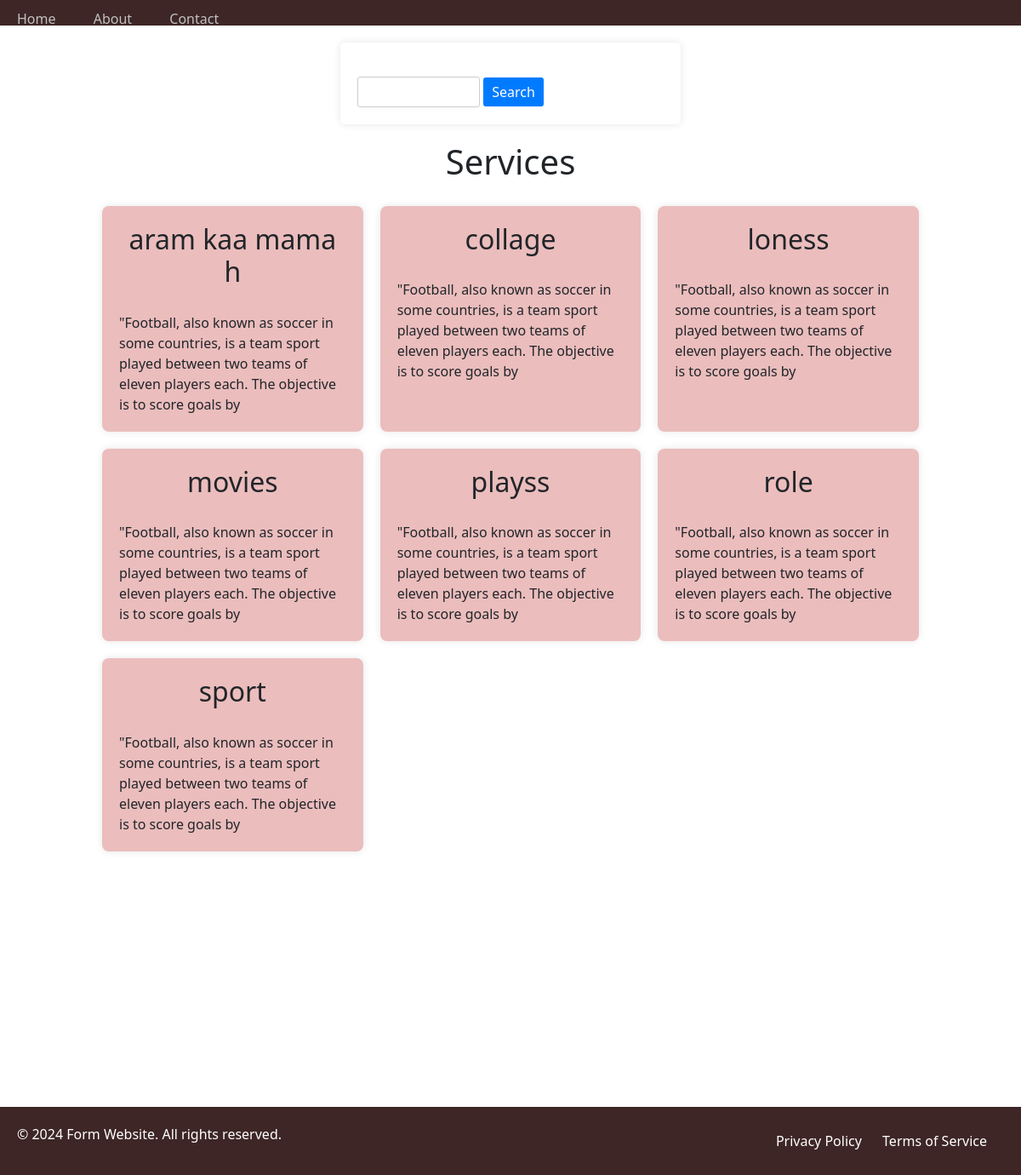
The app's page /service/ with its own data.
### service/models.py (models this page shows)
class ServiceItem(models.Model):
    icon = models.CharField(max_length=20)
    title = models.CharField(max_length=15)
    dis = models.TextField(max_length=150)

### onepageweb/views.py (the view)
# urls.py: path("service/",views.service_view,name='service_view'),
def service_view(request):
    servicedata = ServiceItem.objects.all().order_by('title')
    st = request.GET.get("titlename")
    if st:
        servicedata = ServiceItem.objects.filter(title__icontains=st)
    data = {
        'servicedata': servicedata,
        'search_term': st,  # Pass the search term to the template
    }
    return render(request, "service.html", data)

### templates/service.html (shortened to what this page needs)
<!DOCTYPE html>
<html lang="en">
<head>
    <link rel="stylesheet" href="/static/form.css">
    <link rel="stylesheet" href="/static/header.css">
    <link rel="stylesheet" href="/static/footer.css">
    <link rel="stylesheet" href="/static/service.css">
    <link href="https://cdn.jsdelivr.net/npm/bootstrap@5.3.0-alpha1/dist/css/bootstrap.min.css" rel="stylesheet">
</head>
<body>
    <nav>
        <ul>
            <li><a href="#">Home</a></li>
            <li><a href="#">About</a></li>
            <li><a href="#">Contact</a></li>
        </ul>
    </nav>
    <div id="okk">
        <form action="{% url 'service_view' %}" method="GET">
            <input type="text" name="titlename" style="padding: 5px; border: 1px solid #ccc; border-radius: 3px; width: 40%; margin-top: 20px;">
            <button type="submit" style="padding: 5px 10px; background-color: #007bff; color: #fff; border: none; border-radius: 3px; cursor: pointer;">Search</button>
        </form>
        <div class="col-12">
            <h1>Services</h1>
            {% for n in servicedata %}
            <div>
                <h2 name="titlename">
                    {% if search_term %}
                        {% with n.title as title %}
                            {% with search_term as term %}
                                {{ title|truncatechars_html:100|safe }}
                            {% endwith %}
                        {% endwith %}
                    {% else %}
                        {{ n.title }}
                    {% endif %}
                </h2>
                {{ n.dis | safe }}
            </div>
            {% empty %}
            No Data Found
            {% endfor %}
        </div>
    </div>
    {% include "footer.html" %}
</body>
</html>

### static/form.css (style rules this page uses)
body { font-family: Arial, sans-serif; margin: 0; padding: 0; background-color: #f4f4f4; }
form { max-width: 400px; margin: 20px auto; background: #fff; padding: 20px; border-radius: 5px; box-shadow: 0px 0px 10px 0px rgba(0, 0, 0, 0.1); }
input[type="text"], input[type="email"], input[type="password"], select, input[type="date"] { width: 100%; padding: 10px; border: 1px solid #ccc; border-radius: 5px; box-sizing: border-box; }

### static/header.css (style rules this page uses)
body { margin: 0; font-family: Arial, sans-serif; background-color: #c91c1c; }
nav { background-color: #333; color: #fff; padding: 10px; }
nav ul { list-style-type: none; padding: 0; margin: 0; }
nav ul li { display: inline; margin-right: 20px; }
nav ul li a { color: #000000; text-decoration: none; }

### static/service.css (style rules this page uses)
.col-12 { width: 80%; display: grid; grid-template-columns: repeat(3, 1fr); grid-template-rows: repeat(2, auto); gap: 20px; }
#okk { width: 80%; margin: auto; }
.col-12 > div { background-color: #c47f7f; padding: 20px; border-radius: 8px; box-shadow: 0 0 10px rgba(0, 0, 0, 0.1); }
h1 { grid-column: 1 / -1; text-align: center; margin-bottom: 20px; }
body { font-family: Arial, sans-serif; margin: 0; }
nav { background-color: rgb(62, 38, 38); height: 30px; }
nav ul { list-style-type: none; padding: 0; margin: 0; }
nav ul li { display: inline; }
nav ul li a { text-decoration: none; padding: 10px; color: #c1c1c1; }
.col-12 { display: grid; margin: auto; padding-bottom: 300px; grid-template-columns: repeat(3, 1fr); grid-template-rows: repeat(2, auto); gap: 20px; }
.col-12 > div > h2 { text-align: center; padding-bottom: 20px; }
.col-12 > div { background-color: #ebbdbd; padding: 20px; border-radius: 8px; box-shadow: 0 0 10px rgba(0, 0, 0, 0.1); }

### records on screen
ServiceItem: title "aram kaa mama h", dis "\"Football, also known as soccer in some countries, is a team sport played between two teams of eleven players each. The objective is to score goals by"
ServiceItem: title "collage", dis "\"Football, also known as soccer in some countries, is a team sport played between two teams of eleven players each. The objective is to score goals by"
ServiceItem: title "loness", dis "\"Football, also known as soccer in some countries, is a team sport played between two teams of eleven players each. The objective is to score goals by"
ServiceItem: title "movies", dis "\"Football, also known as soccer in some countries, is a team sport played between two teams of eleven players each. The objective is to score goals by"
ServiceItem: title "playss", dis "\"Football, also known as soccer in some countries, is a team sport played between two teams of eleven players each. The objective is to score goals by"
ServiceItem: title "role", dis "\"Football, also known as soccer in some countries, is a team sport played between two teams of eleven players each. The objective is to score goals by"
ServiceItem: title "sport", dis "\"Football, also known as soccer in some countries, is a team sport played between two teams of eleven players each. The objective is to score goals by"
